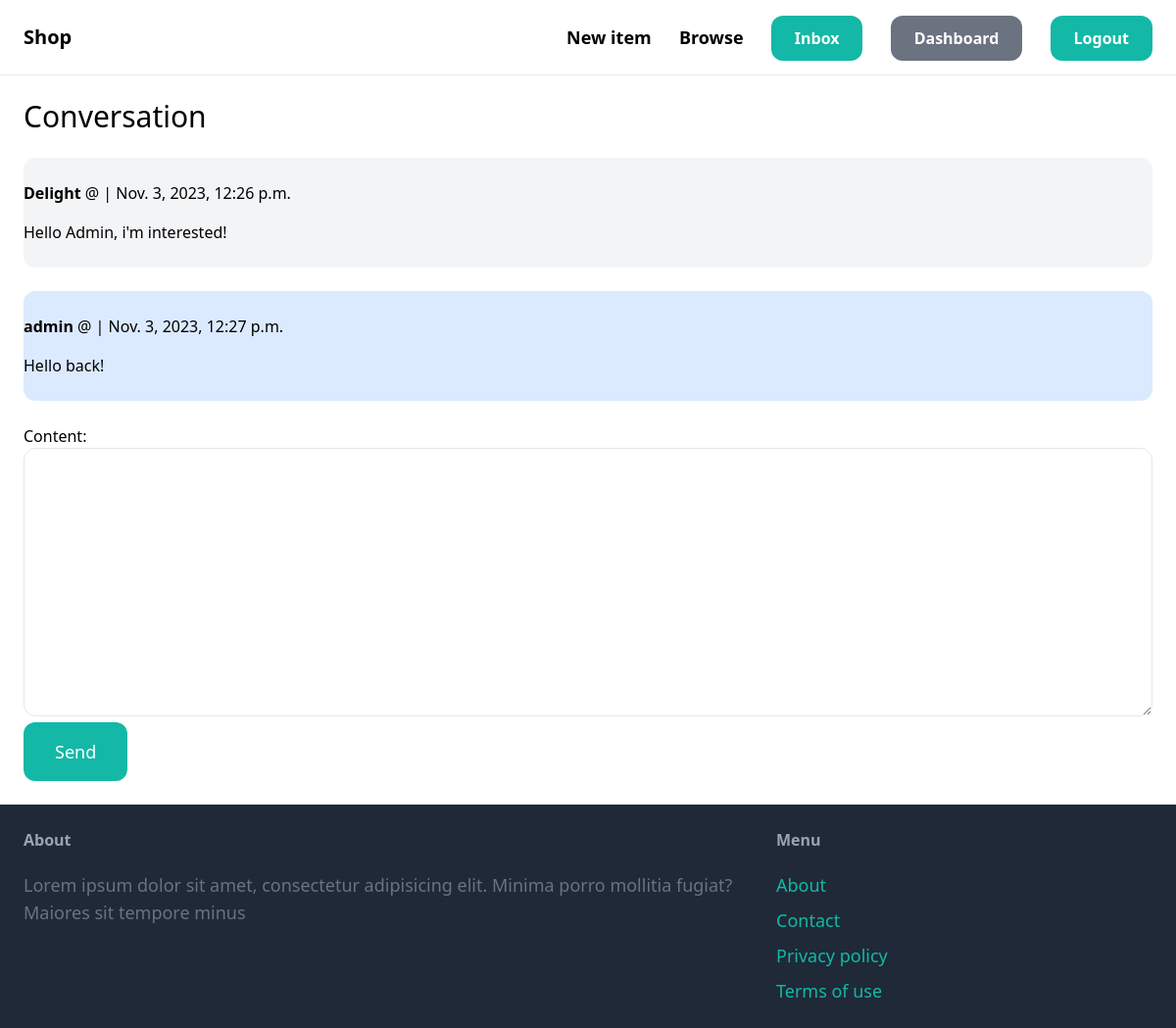
The page /inbox/2/ (signed in) on the database its author committed.
### conversation/models.py (models this page shows)
class ConversationMessage(models.Model):
    conversation = models.ForeignKey(Conversation, related_name='messages', on_delete=models.CASCADE)
    content = models.TextField()
    created_at = models.DateTimeField(auto_now_add=True)
    created_by = models.ForeignKey(User, related_name='created_messages',on_delete=models.CASCADE)

### conversation/views.py (the view)
# urls.py: path('<int:pk>/', views.detail, name='detail'),
@login_required
def detail(request, pk):
    conversation = Conversation.objects.filter(members__in=[request.user.id]).get(pk=pk)
    if request.method == 'POST':
        form = ConversationMessageForm(request.POST)
        if form.is_valid():
            conversation_message = form.save(commit=False)
            conversation_message.conversation = conversation
            conversation_message.created_by = request.user
            conversation_message.save()
            conversation.save()
            return redirect('conversation:detail', pk=pk)
    else:
        form = ConversationMessageForm()
    return render(request, 'conversation/detail.html', {
        'conversation': conversation,
        'form': form,
    })

### conversation/forms.py
class ConversationMessageForm(forms.ModelForm):
    class Meta:
        model = ConversationMessage
        fields = ('content',)
        widgets = {
            'content': forms.Textarea(attrs={
                'class': 'w-full py-4 px-6 rounded-xl border'
            })
        }

### conversation/templates/conversation/detail.html (shortened to what this page needs)
{% extends 'core/base.html' %}
{%block content%}
<h1 class="mb-6 text-3xl">Conversation</h1>
<div class="space-y-6">
  {% for message in conversation.messages.all %}
  <div class="py-6 flex {% if message.created_by == request.user %}bg-blue-100{% else %} bg-gray-100 {% endif %} rounded-xl">
    <div>
      <p class="mb-4">
        <strong>{{ message.created_by.username}}</strong> @ | {{ message.created_at}}
      </p>
      <p>{{ message.content }}</p>
    </div>
  </div>
  {% endfor %}
</div>
<form action="." method="post" class="mt-6">
    {{ form.as_p }}
    <button
      class="py-4 px-8 text-lg bg-teal-500 hover:bg-teal-700 rounded-xl text-white"
    >
      Send
    </button>
</form>
{% endblock content%}

### rows shown on the page
ConversationMessage: created_by.username "Delight", created_at "Nov. 3, 2023, 12:26 p.m.", content "Hello Admin, i'm interested!"
ConversationMessage: created_by.username "admin", created_at "Nov. 3, 2023, 12:27 p.m.", content "Hello back!"
